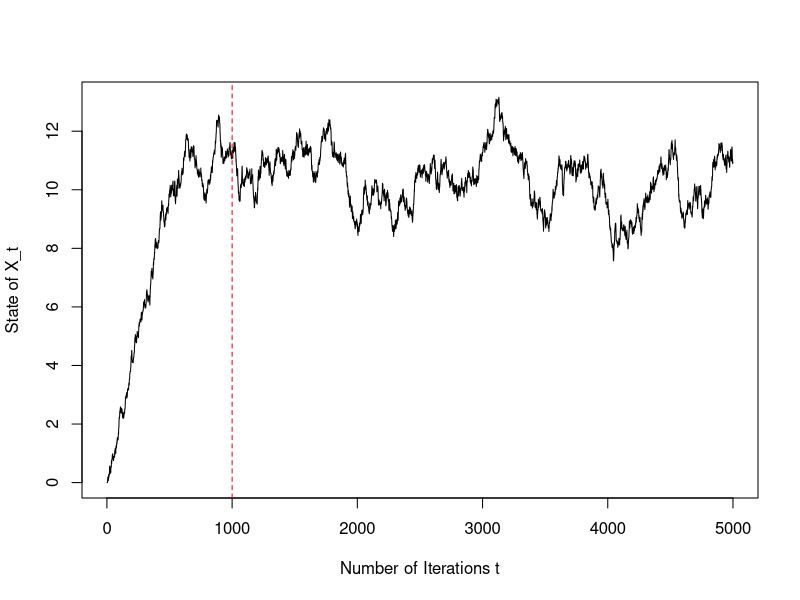

R code for this plot: (Note: this script raises an error after producing the figure.)
set.seed(2)
N = 5000;
mu = 10;
sigma = 0.1;

X = matrix(NA, N, 1);  #storage for the X_t for all 5000 iterations
X[1] = 0;              #Initial value
for(i in 1:N) {
  z <- rnorm(1, mean = 0, sd = sigma)
  Y <- X[i] + z
  u <- runif(1)
  f.y <-dnorm(Y, mean = mu, sd = 1)
  f.x <-dnorm(X[i], mean = mu, sd = 1)
  alpha = min(f.y/f.x, 1)
  if(u <= alpha) {
    X[i+1] = Y
  }
  else{
    X[i+1] = X[i]
  }
}
plot(1:N, X[1:N], type ="l", xlab = "Number of Iterations t", ylab = "State of X_t") 
abline(v = 1000, col = "red", lty = "dashed")  #to visualize where stationarity approximately starts

#At approximately 1000 iterations (just as the solutions manual for the textbook suggests), the
#process appears to reach stationarity. Observe that for all t < 1000 (roughly), there is noticable
#correlation amongst the X_t. Indeed, for any t<1000, when X_t increases, X_{t+1} tends to increase 
#as well. Similarly, for t < 1000, when X_t decreases, X_{t+1} tends to decrease as well.
#However, for t > 1000 (roughly), the X_t become less and less correlated. That is, there is more 
#randomness in the state of X_t for each t > 1000. 

M = mcmc(data = X)
traceplot(M, type = "l")
